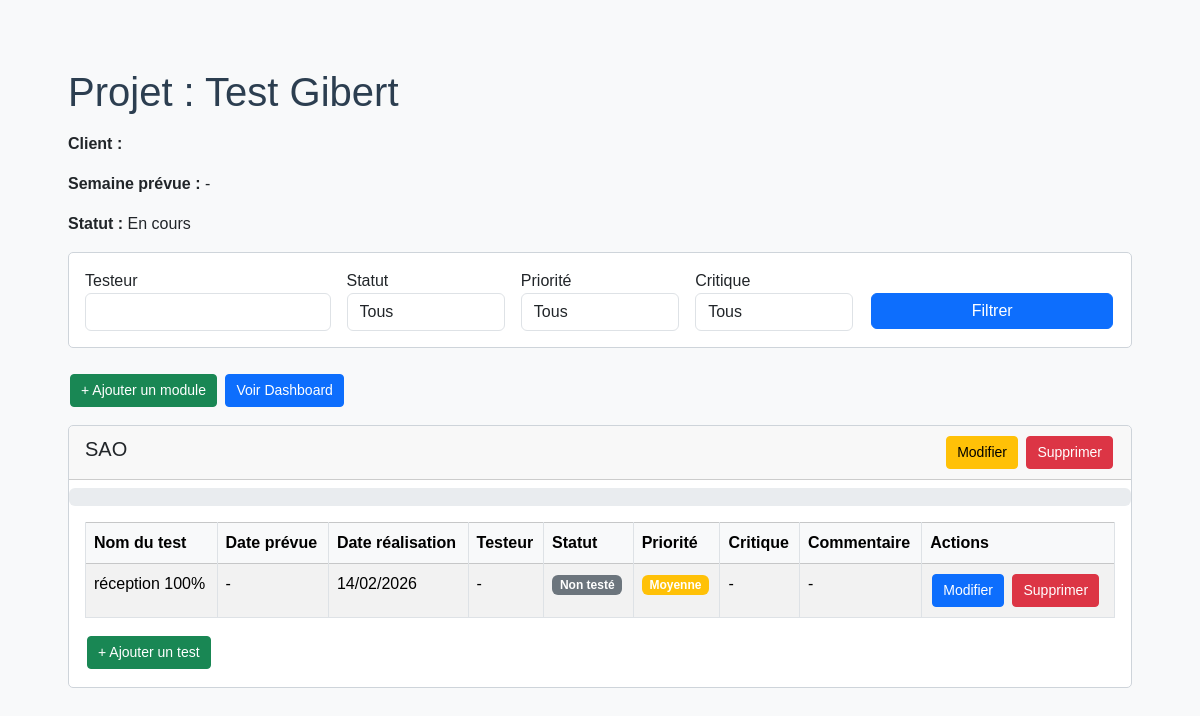
Before: /projet/1 with the older database file.
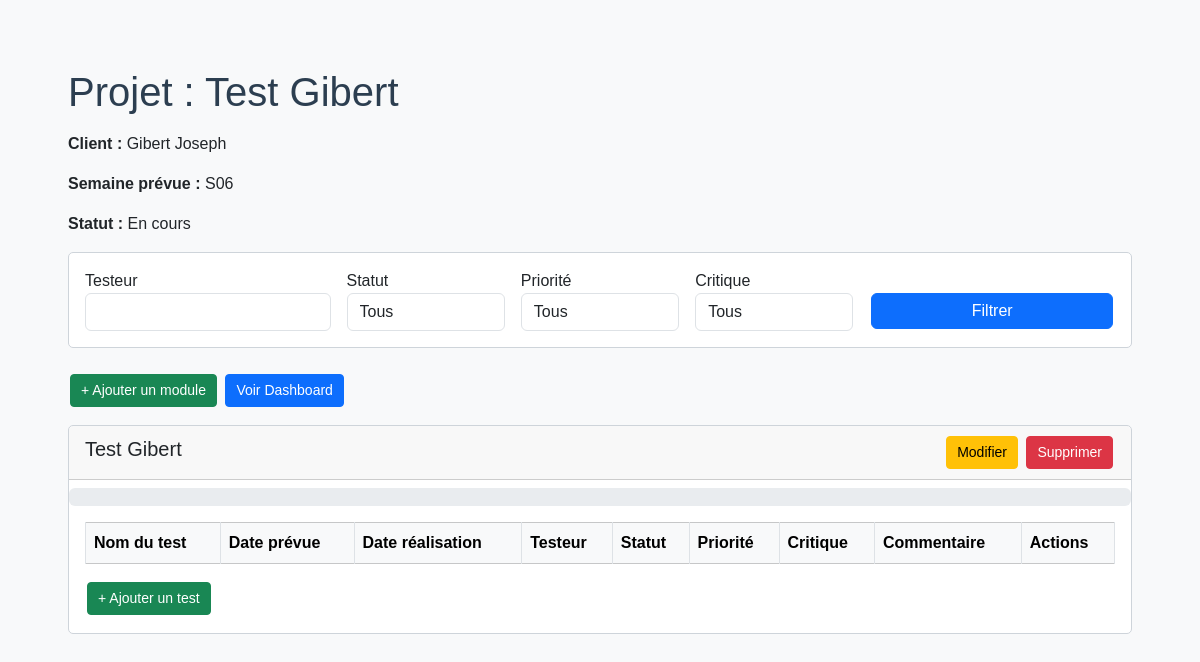
After: the same page with the newer database file.
### app.py (models this page shows, shortened)
class Projet(db.Model):
    id = db.Column(db.Integer, primary_key=True)
    nom = db.Column(db.String(150), nullable=False)
    client = db.Column(db.String(150))
    description = db.Column(db.Text)
    responsable = db.Column(db.String(150))
    semaine_prevue = db.Column(db.String(10))
    statut = db.Column(db.String(50), default="En cours")
    date_creation = db.Column(db.DateTime, default=datetime.utcnow)
    date_modification = db.Column(db.DateTime, default=datetime.utcnow, onupdate=datetime.utcnow)
    modules = db.relationship("Module", backref="projet", cascade="all, delete-orphan")

class Module(db.Model):
    id = db.Column(db.Integer, primary_key=True)
    nom = db.Column(db.String(50), nullable=False)
    projet_id = db.Column(db.Integer, db.ForeignKey('projet.id'), nullable=False)
    tests = db.relationship('Test', backref='module', lazy=True, cascade="all, delete-orphan")
    def pourcentage_module(self):
        total = len(self.tests)
        if total == 0:
            return 0
        valide = len([t for t in self.tests if t.statut == "Validé"])
        return int((valide / total) * 100)
    def couleur_avancement(self):
        pct = self.pourcentage_module()
        if pct == 100:
            return "#28a745"
        elif pct >= 50:
            return "#ffc107"
        else:
            return "#dc3545"

class Test(db.Model):
    id = db.Column(db.Integer, primary_key=True)
    nom_test = db.Column(db.String(200), nullable=False)
    statut = db.Column(db.String(50))
    priorite = db.Column(db.String(50))
    testeur = db.Column(db.String(100))
    systeme = db.Column(db.String(100))
    commentaire = db.Column(db.Text)
    anomalie = db.Column(db.Text)
    date_realisation = db.Column(db.Date)
    date_test_estimee = db.Column(db.String(10))
    module_id = db.Column(db.Integer, db.ForeignKey('module.id'))
    date_creation = db.Column(db.Date, default=date.today)
    date_modification = db.Column(db.Date, default=date.today, onupdate=date.today)

### app.py (the view)
@app.route("/projet/<int:projet_id>")
def projet(projet_id):
    projet = Projet.query.get_or_404(projet_id)
    testeur = request.args.get("testeur")
    statut = request.args.get("statut")
    priorite = request.args.get("priorite")
    critique = request.args.get("critique")
    for module in projet.modules:
        query = Test.query.filter_by(module_id=module.id)
        if testeur:
            query = query.filter(Test.testeur.contains(testeur))
        if statut and statut != "Tous":
            query = query.filter_by(statut=statut)
        if priorite and priorite != "Tous":
            query = query.filter_by(priorite=priorite)
        if critique and critique != "Tous":
            query = query.filter_by(critique=critique)
        module.tests = query.all()
    return render_template("projet.html", projet=projet)

### app.py (called while the page is built)
@app.context_processor
def inject_now():
    return {
        'now': datetime.now,
        'datetime': datetime
    }

### templates/projet.html (shortened to what this page needs)
{% extends "base.html" %}
{% block content %}
<div class="container mt-4">
    <h1 class="mb-3">Projet : {{ projet.nom }}</h1>
    <p><strong>Client :</strong> {{ projet.client }}</p>
    <p><strong>Semaine prévue :</strong> {{ projet.semaine_prevue or '-' }}</p>
    <p><strong>Statut :</strong> {{ projet.statut }}</p>
    <div class="card mb-4">
        <div class="card-body">
            <form method="GET" class="row g-3">
                <div class="col-md-3">
                    <label>Testeur</label>
                    <input type="text" name="testeur" class="form-control">
                </div>
                <div class="col-md-2">
                    <label>Statut</label>
                    <select name="statut" class="form-control">
                        <option>Tous</option>
                    </select>
                </div>
                <div class="col-md-2">
                    <label>Priorité</label>
                    <select name="priorite" class="form-control">
                        <option>Tous</option>
                    </select>
                </div>
                <div class="col-md-2">
                    <label>Critique</label>
                    <select name="critique" class="form-control">
                        <option>Tous</option>
                    </select>
                </div>
                <div class="col-md-3 d-flex align-items-end">
                    <button type="submit" class="btn btn-primary w-100">
                        Filtrer
                    </button>
                </div>
            </form>
        </div>
    </div>
    <div class="mb-3">
        <a href="{{ url_for('ajouter_module', projet_id=projet.id) }}" class="btn btn-success btn-sm">
            + Ajouter un module
        </a>
        <a href="{{ url_for('dashboard', projet_id=projet.id) }}" class="btn btn-primary btn-sm">
            Voir Dashboard
        </a>
    </div>
    {% for module in projet.modules %}
    <div class="card mb-4">
        <div class="card-header d-flex justify-content-between align-items-center">
            <h5>{{ module.nom }}</h5>
            <span>
                <a href="{{ url_for('modifier_module', module_id=module.id) }}" class="btn btn-warning btn-sm">
                    Modifier
                </a>
                <form method="POST"
                      action="{{ url_for('supprimer_module', module_id=module.id) }}"
                      style="display:inline;"
                      onsubmit="return confirm('Supprimer ce module ?');">
                    <button type="submit" class="btn btn-danger btn-sm">Supprimer</button>
                </form>
            </span>
        </div>
        <div class="progress mt-2" style="height:18px;">
        </div>
        <div class="card-body">
            <table class="table table-bordered table-striped">
                <thead class="table-light">
                    <tr>
                        <th>Nom du test</th>
                        <th>Date prévue</th>
                        <th>Date réalisation</th>
                        <th>Testeur</th>
                        <th>Statut</th>
                        <th>Priorité</th>
                        <th>Critique</th>
                        <th>Commentaire</th>
                        <th>Actions</th>
                    </tr>
                </thead>
                <tbody>
                    {% for test in module.tests %}
                    <tr>
                        <td>{{ test.nom_test }}</td>
                        <td>{{ test.date_test_estimee or '-' }}</td>
                        <td>{{ test.date_realisation.strftime('%d/%m/%Y') if test.date_realisation else '-' }}</td>
                        <td>{{ test.testeur or '-' }}</td>
                        <td>
                            <span class="badge
                                {% if test.statut == 'Non testé' %}bg-secondary
                                {% elif test.statut == 'En cours' %}bg-warning
                                {% elif test.statut == 'KO' %}bg-danger
                                {% elif test.statut == 'Validé' %}bg-success
                                {% endif %}">
                                {{ test.statut }}
                            </span>
                        </td>
                        <td>
                            <span class="badge
                                {% if test.priorite == 'Haute' %}bg-danger
                                {% elif test.priorite == 'Moyenne' %}bg-warning
                                {% else %}bg-info
                                {% endif %}">
                                {{ test.priorite }}
                            </span>
                        </td>
                        <td>
                            {% if test.critique == "Oui" %}
                                <span class="badge bg-dark">Critique</span>
                            {% else %}
                                -
                            {% endif %}
                        </td>
                        <td>{{ test.commentaire or '-' }}</td>
                        <td>
                            <a href="{{ url_for('modifier_test', test_id=test.id) }}" class="btn btn-primary btn-sm">
                                Modifier
                            </a>
                            <form method="POST"
                                  action="{{ url_for('supprimer_test', test_id=test.id) }}"
                                  style="display:inline;"
                                  onsubmit="return confirm('Supprimer ce test ?');">
                                <button type="submit" class="btn btn-danger btn-sm">Supprimer</button>
                            </form>
                        </td>
                    </tr>
                    {% endfor %}
                </tbody>
            </table>
            <a href="{{ url_for('ajouter_test', module_id=module.id) }}" class="btn btn-success btn-sm">
                + Ajouter un test
            </a>
        </div>
    </div>
    {% else %}
    <p class="text-muted">Aucun module ajouté pour ce projet.</p>
    {% endfor %}
</div>
{% endblock %}

### templates/base.html (shortened to what this page needs)
<!DOCTYPE html>
<html lang="fr">
<head>
    <link href="https://cdn.jsdelivr.net/npm/bootstrap@5.3.1/dist/css/bootstrap.min.css" rel="stylesheet">
    <link rel="stylesheet" href="{{ url_for('static', filename='style.css') }}">
</head>
<body class="p-4">
    <div class="container">
        {% block content %}{% endblock %}
    </div>
</body>
</html>

### static/style.css (style rules this page uses)
body { font-family: Arial, sans-serif; margin: 20px; background-color: #f8f9fa; }
h1, h2, h3, h4 { color: #2c3e50; }
table { border-collapse: collapse; width: 100%; margin-bottom: 20px; }
th, td { border: 1px solid #dee2e6; padding: 8px; text-align: left; }
th { background-color: #343a40; color: #fff; }
a { text-decoration: none; color: #007bff; }
button, .btn { padding: 5px 10px; margin: 2px; }
.card { border: 1px solid #ced4da; border-radius: 5px; }
.progress { height: 30px; }

Changed rows visible on the page:
removed Test: nom_test "réception 100%", date_test_estimee "-", date_realisation "14/02/2026", testeur "-", statut "Non testé", priorite "Moyenne", commentaire "-"
changed Projet "Test Gibert": client (not shown) → "Gibert Joseph"; semaine_prevue "-" → "S06"
changed Module: nom "SAO" → "Test Gibert"
